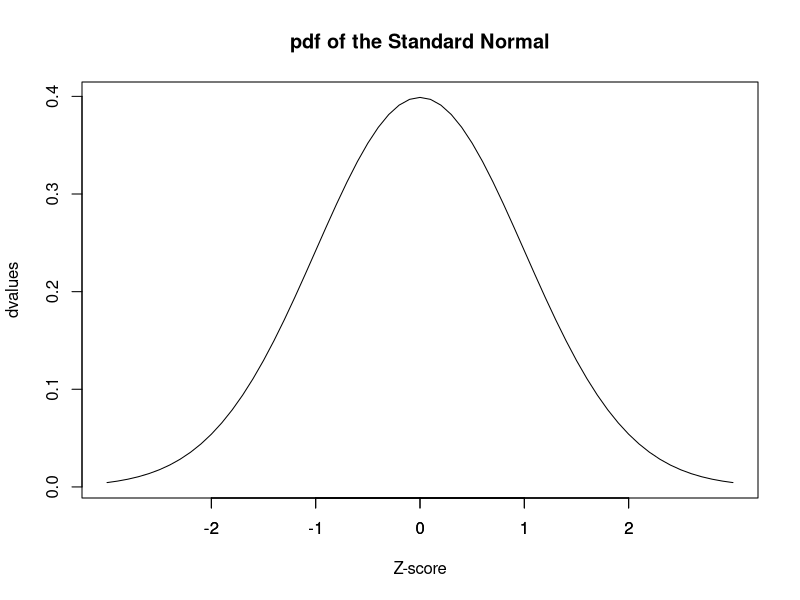
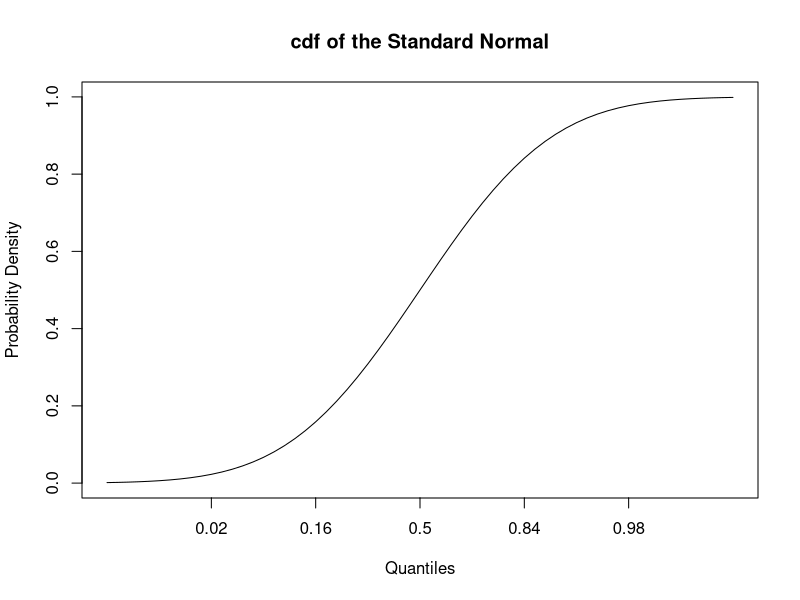
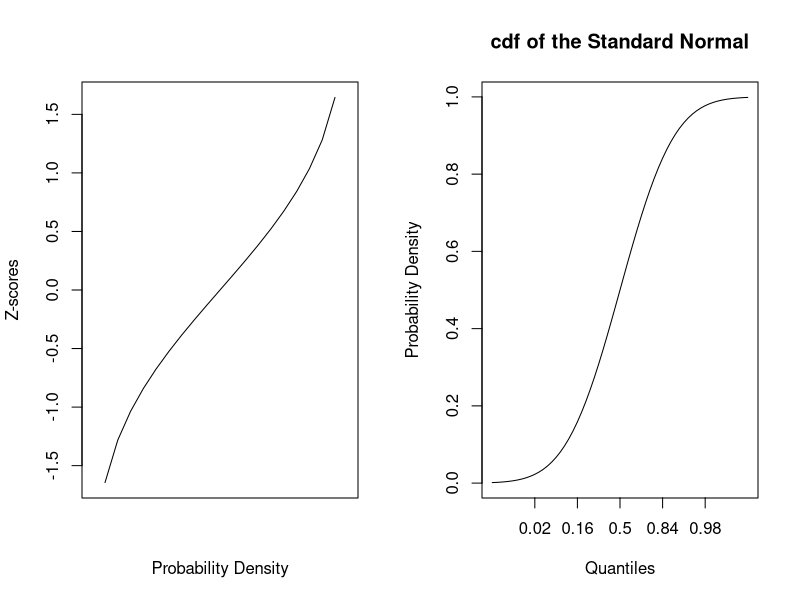

Here is the R script that generated these plots, in order:
## ---- chunk 1
knitr::opts_chunk$set(echo = TRUE)
## ---- chunk 2
set.seed(1)
dnorm(0 , mean = 0, sd = 1) #Probabilidad del quantil 0 con media 0 y sd 1
z_scores <- seq(-3,3,.1); z_scores
dvalues <- dnorm(z_scores) ; dvalues
#http://seankross.com/notes/dpqr/

plot(dvalues, # Plot where y = values and x = index of the value in the vector
     xaxt = "n", # Don't label the x-axis
     type = "l", # Make it a line plot
     main = "pdf of the Standard Normal",
     xlab= "Z-score") 

# These commands label the x-axis
axis(1, at=which(dvalues == dnorm(0)), labels=c(0))
axis(1, at=which(dvalues == dnorm(1)), labels=c(-1, 1))
axis(1, at=which(dvalues == dnorm(2)), labels=c(-2, 2))
axis(1, at=which(dvalues == dnorm(0)), labels=c(0))
axis(1, at=which(dvalues == dnorm(1)), labels=c(-1, 1))
axis(1, at=which(dvalues == dnorm(2)), labels=c(-2, 2))
## ---- chunk 3
pnorm(2) #Probabilidad que el valor sea menor a 2
pvalues <- pnorm(z_scores)

# Now we'll plot these values
plot(pvalues, # Plot where y = values and x = index of the value in the vector
     xaxt = "n", # Don't label the x-axis
     type = "l", # Make it a line plot
     main = "cdf of the Standard Normal",
     xlab= "Quantiles",
     ylab="Probability Density") 

# These commands label the x-axis
axis(1, at=which(pvalues == pnorm(-2)), labels=round(pnorm(-2), 2))
axis(1, at=which(pvalues == pnorm(-1)), labels=round(pnorm(-1), 2))
axis(1, at=which(pvalues == pnorm(0)), labels=c(.5))
axis(1, at=which(pvalues == pnorm(1)), labels=round(pnorm(1), 2))
axis(1, at=which(pvalues == pnorm(2)), labels=round(pnorm(2), 2))


## ---- chunk 4
qnorm(.96)
# This is for getting two graphs next to each other
oldpar <- par()
par(mfrow=c(1,2))

# Let's make a vector of quantiles: from 0 to 1 by increments of .05
quantiles <- seq(0, 1, by = .05); quantiles
# Now we'll find the Z-score at each quantile
qvalues <- qnorm(quantiles); qvalues
# Plot the z_scores
plot(qvalues,
     type = "l", # We want a line graph
     xaxt = "n", # No x-axis
     xlab="Probability Density",
     ylab="Z-scores")

# Same pnorm plot from before
plot(pvalues, # Plot where y = values and x = index of the value in the vector
     xaxt = "n", # Don't label the x-axis
     type = "l", # Make it a line plot
     main = "cdf of the Standard Normal",
     xlab= "Quantiles",
     ylab="Probability Density") 

# These commands label the x-axis
axis(1, at=which(pvalues == pnorm(-2)), labels=round(pnorm(-2), 2))
axis(1, at=which(pvalues == pnorm(-1)), labels=round(pnorm(-1), 2))
axis(1, at=which(pvalues == pnorm(0)), labels=c(.5))
axis(1, at=which(pvalues == pnorm(1)), labels=round(pnorm(1), 2))
axis(1, at=which(pvalues == pnorm(2)), labels=round(pnorm(2), 2))
## ---- chunk 5
rnorm(5, mean = 0, sd = 1)

